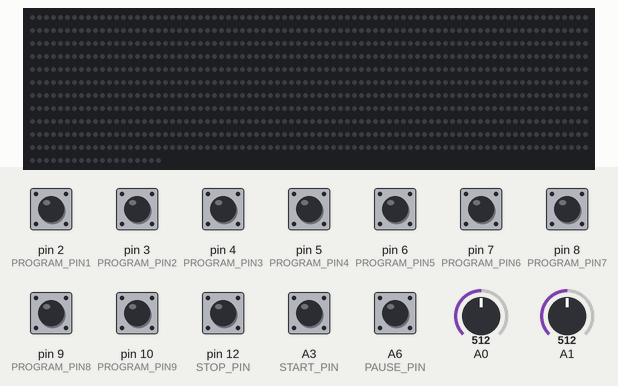
This program was run on a simulated Teensy 4. Parts: 899 RGB LEDs in strip order, left to right, continuing on the next row. The test bench sets the inputs (shaded band); at power-on: A6 (PAUSE_PIN), pin 2 (PROGRAM_PIN1), pin 3 (PROGRAM_PIN2), pin 4 (PROGRAM_PIN3), pin 5 (PROGRAM_PIN4), pin 6 (PROGRAM_PIN5), pin 7 (PROGRAM_PIN6), pin 8 (PROGRAM_PIN7), pin 9 (PROGRAM_PIN8), pin 10 (PROGRAM_PIN9), pin 12 (STOP_PIN) HIGH, A3 (START_PIN) LOW, A0 = 512, A1 = 512. Dim RGB values are drawn brighter than linear.

Above: at 1.2 s.
1.3 s: pin 2 (PROGRAM_PIN1) pulled LOW for 0.15 s
At 2.1 s:
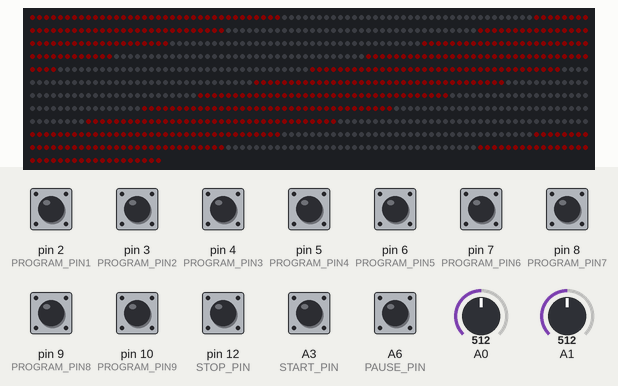
2.9 s: A3 (START_PIN) pulled HIGH for 0.15 s
At 4.0 s:
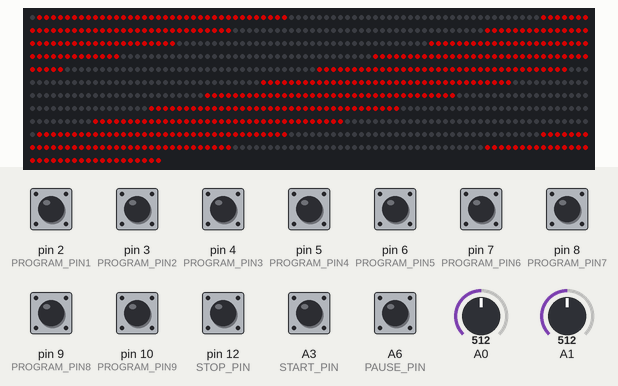
5.6 s: pin 12 (STOP_PIN) pulled LOW for 0.15 s
At 6.6 s:
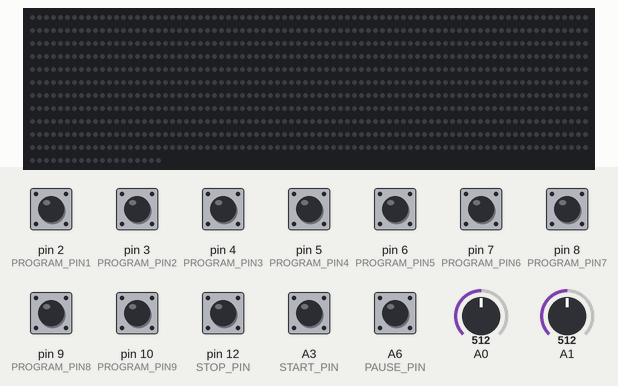
7.2 s: pin 3 (PROGRAM_PIN2) pulled LOW for 0.15 s
At 7.8 s:
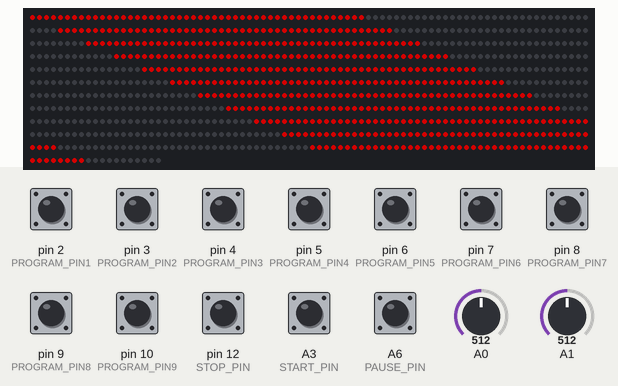
8.8 s: pin 4 (PROGRAM_PIN3) pulled LOW for 0.15 s
At 10.0 s:
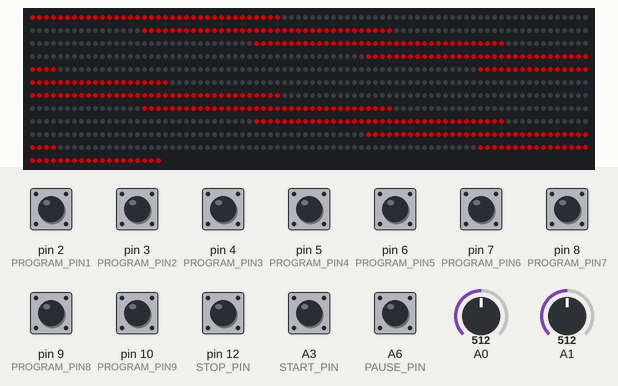
10.4 s: pin 5 (PROGRAM_PIN4) pulled LOW for 0.15 s
At 11.4 s:
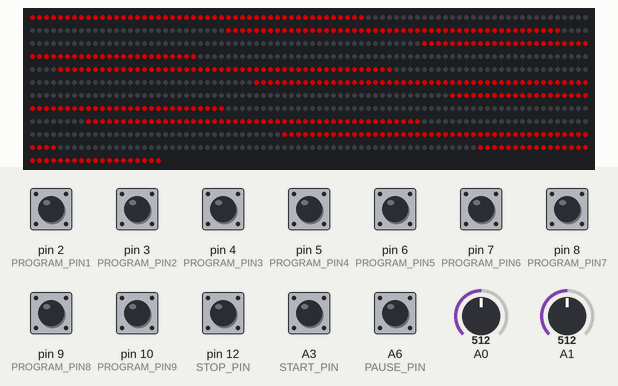
Timing chart, 0 to 13.0 s (numbered marks = the images above; inputs shaded):
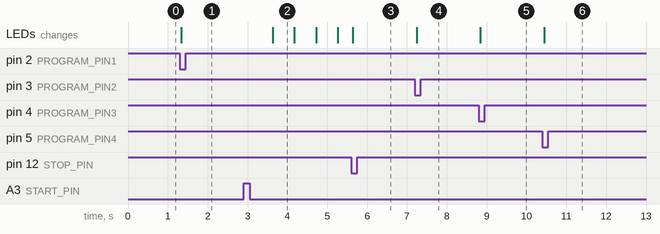

The program:

main.cpp
```cpp
#include <Arduino.h>
#include <Adafruit_NeoPixel.h>
#include <Bounce.h>

#define PROGRAM_PIN1 2
#define PROGRAM_PIN2 3
#define PROGRAM_PIN3 4
#define PROGRAM_PIN4 5
#define PROGRAM_PIN5 6
#define PROGRAM_PIN6 7
#define PROGRAM_PIN7 8
#define PROGRAM_PIN8 9
#define PROGRAM_PIN9 10
#define PAUSE_PIN 20
#define STOP_PIN 12
#define START_PIN 17

#define PIXEL_PIN 19 // Digital IO pin connected to the NeoPixels.

#define PIXEL_COUNT 899


// Pattern types supported:
enum program
{
  NONE,
  PROGRAM1,
  PROGRAM2,
  PROGRAM3,
  PROGRAM4,
  PROGRAM5,
  PROGRAM6,
  PROGRAM7,
  PROGRAM8,
  PROGRAM9
};
// Pattern directions supported:
enum direction
{
  FORWARD,
  REVERSE
};

class NeoPatterns : public Adafruit_NeoPixel
{
public:
  // Member Variables:
  program ActivePattern; // which pattern is running

  unsigned long Interval;   // milliseconds between updates
  unsigned long lastUpdate; // last update of position

  uint32_t Color1, Color2; // What colors are in use
  uint16_t Index;          // current step within the pattern

  void (*OnComplete)(); // Callback on completion of pattern

  bool isOffset = true;
  bool isPixels = false;
  bool *pattern_pointer;
  int currentOffset = 0;
  uint16_t pixel, pixelOffset;

  // Constructor - calls base-class constructor to initialize strip
  NeoPatterns(uint16_t pixels, uint8_t pin, uint8_t type, void (*callback)())
      : Adafruit_NeoPixel(pixels, pin, type)
  {
    pattern_pointer = new bool[numPixels()];
    OnComplete = callback;
  }

  // Update the pattern
  void Update()
  {
    if ((millis() - lastUpdate) > Interval) // time to update
    {
      lastUpdate = millis();
      switch (ActivePattern)
      {
      case PROGRAM1:
        Cycle(36, 36);
        break;
      case PROGRAM2:
        Cycle(48, 36);
        break;
      case PROGRAM3:
        Cycle(36, 60);
        break;
      case PROGRAM4:
        Cycle(48, 60);
        break;
      case PROGRAM5:
        Cycle(60, 60);
        break;
      case PROGRAM6:
        Cycle(48, 84);
        break;
      case PROGRAM7:
        Cycle(60, 84);
        break;
      case PROGRAM8:
        Cycle(72, 84);
        break;
      case PROGRAM9:
        Cycle(60, 108);
        break;
      default:
        break;
      }
    }
  }

  void ShiftArray(int pixels, int pixelOffset)
  {
    int currentColor;
    if (isOffset && currentOffset == pixelOffset)
    {
      currentOffset = 0;
      isOffset = false;
      isPixels = true;
    }
    if (isPixels && currentOffset == pixels)
    {
      currentOffset = 0;
      isOffset = true;
      isPixels = false;
    }

    if (isOffset)
    {
      currentColor = 0;
      currentOffset++;
    }

    if (isPixels)
    {
      currentColor = 1;
      currentOffset++;
    }

    for (int i = numPixels(); i >= 1; i--)
    {
      pattern_pointer[i] = pattern_pointer[i - 1];
    }
    pattern_pointer[0] = currentColor;
  }

  void FillPattern(int pixels, int pixelOffset)
  {
    for (int j = 0; j < numPixels(); j += (pixels + pixelOffset))
    {
      for (int i = 0; i < pixels; i++)
      {
        pattern_pointer[i + j] = 1;
      }
      for (int i = 0; i < pixelOffset; i++)
      {
        pattern_pointer[i + j + pixels] = 0;
      }
    }
  }

  void ShowPattern()
  {
    for (int j = 0; j < numPixels(); j++)
    {
      uint32_t currentColor;
      if (pattern_pointer[j % numPixels()])
      {
        currentColor = Color1;
      }
      else
      {
        currentColor = Color2;
      }
      setPixelColor(j, currentColor);
    }
    show();
  }
  // Cycle through the animation frames
  void Cycle(int pixels, int pixelOffset)
  {
    for (int j = 0; j < numPixels(); j++)
    {
      uint32_t currentColor;
      if (pattern_pointer[j % numPixels()])
      {
        currentColor = Color1;
      }
      else
      {
        currentColor = Color2;
      }
      setPixelColor(j, currentColor);
    }
    ShiftArray(pixels, pixelOffset);
    show();
    if (OnComplete != NULL)
    {
      OnComplete(); // call the completion callback
    }
  }

  // Set all pixels to a color (synchronously)
  void ColorSet(uint32_t color)
  {
    for (int i = 0; i < numPixels(); i++)
    {
      setPixelColor(i, color);
      pattern_pointer[i] = 0;
    }
    show();
  }
};

void ProgramComplete();

// Parameter 1 = number of pixels in strip,  neopixel stick has 8
// Parameter 2 = pin number (most are valid)
// Parameter 3 = pixel type flags, add together as needed:
//   NEO_RGB     Pixels are wired for RGB bitstream
//   NEO_GRB     Pixels are wired for GRB bitstream, correct for neopixel stick
//   NEO_KHZ400  400 KHz bitstream (e.g. FLORA pixels)
//   NEO_KHZ800  800 KHz bitstream (e.g. High Density LED strip), correct for neopixel stick
NeoPatterns Program(PIXEL_COUNT, PIXEL_PIN, NEO_GRB + NEO_KHZ800, &ProgramComplete);

// Deffine buttons used for program selection
Bounce program1Button = Bounce(PROGRAM_PIN1, 10);
Bounce program2Button = Bounce(PROGRAM_PIN2, 10);
Bounce program3Button = Bounce(PROGRAM_PIN3, 10);
Bounce program4Button = Bounce(PROGRAM_PIN4, 10);
Bounce program5Button = Bounce(PROGRAM_PIN5, 10);
Bounce program6Button = Bounce(PROGRAM_PIN6, 10);
Bounce program7Button = Bounce(PROGRAM_PIN7, 10);
Bounce program8Button = Bounce(PROGRAM_PIN8, 10);
Bounce program9Button = Bounce(PROGRAM_PIN9, 10);
Bounce pauseButton = Bounce(PAUSE_PIN, 10);
Bounce stopButton = Bounce(STOP_PIN, 10);
Bounce startButton = Bounce(START_PIN, 10);

program ActiveProgram;

int minDelay = 17;
int analogWait = 0;
bool isOffset = true;
bool isPixels = false;
bool pattern[PIXEL_COUNT];
int currentOffset = 0;
bool stopped = true;
bool paused = false;
int prevColorRead = 0;
int colorRead = 10;
int prevWait = 0;

void ProgramComplete()
{
  if (pauseButton.update())
  {
    if (pauseButton.fallingEdge())
    {
      paused = !paused;
    }
  }
  if (stopButton.update())
  {
    if (stopButton.fallingEdge())
    {
      stopped = true;
      paused = true;
      Program.ActivePattern = NONE;
      Program.ColorSet(Program.Color2);
    }
  }

  // Check for color changes
  int colorIntensity = 0;
  for (size_t i = 0; i < 32; i++)
  {
    colorIntensity += analogRead(1);
  }
  colorRead = ((colorIntensity / 32) >> 2);
  if (colorRead != prevColorRead)
  {
    Program.Color1 = Program.Color(constrain(colorRead, 10, 250), 0, 0);
    prevColorRead = colorRead;
  }

  // Check for speed changes
  for (size_t i = 0; i < 32; i++)
  {
    analogWait += analogRead(0);
  }

  analogWait = analogWait / 32;

  if (analogWait != prevWait)
  {
    Program.Interval = minDelay + analogWait;
    prevWait = analogWait;
  }
}

void setup()
{
  // put your setup code here, to run once:
  pinMode(PROGRAM_PIN1, INPUT_PULLUP);
  pinMode(PROGRAM_PIN2, INPUT_PULLUP);
  pinMode(PROGRAM_PIN3, INPUT_PULLUP);
  pinMode(PROGRAM_PIN4, INPUT_PULLUP);
  pinMode(PROGRAM_PIN5, INPUT_PULLUP);
  pinMode(PROGRAM_PIN6, INPUT_PULLUP);
  pinMode(PROGRAM_PIN7, INPUT_PULLUP);
  pinMode(PROGRAM_PIN8, INPUT_PULLUP);
  pinMode(PROGRAM_PIN9, INPUT_PULLUP);
  pinMode(PAUSE_PIN, INPUT_PULLUP);
  pinMode(STOP_PIN, INPUT_PULLUP);
  Program.begin();
  Program.Color1 = Program.Color(10, 0, 0);
  Program.Color2 = Program.Color(0, 0, 0);
  Program.ColorSet(Program.Color2);
  Program.Interval = 1;
}

void loop()
{

  if (stopButton.update())
  {
    if (stopButton.fallingEdge())
    {
      stopped = true;
      paused = true;
      Program.ActivePattern = NONE;
      Program.ColorSet(Program.Color2);
    }
  }

  if (stopped)
  {
    // Check for the program to run
    if (program1Button.update())
    {
      if (program1Button.fallingEdge())
      {
        Program.ActivePattern = PROGRAM1;
        Program.FillPattern(36, 36);
        paused = true;
        Program.ShowPattern();
      }
    }
    if (program2Button.update())
    {
      if (program2Button.fallingEdge())
      {
        Program.ActivePattern = PROGRAM2;
        Program.FillPattern(48, 36);
        paused = true;
        Program.ShowPattern();
      }
    }
    if (program3Button.update())
    {
      if (program3Button.fallingEdge())
      {
        Program.ActivePattern = PROGRAM3;
        Program.FillPattern(36, 60);
        paused = true;
        Program.ShowPattern();
      }
    }
    if (program4Button.update())
    {
      if (program4Button.fallingEdge())
      {
        Program.ActivePattern = PROGRAM4;
        Program.FillPattern(48, 60);
        paused = true;
        Program.ShowPattern();
      }
    }
    if (program5Button.update())
    {
      if (program5Button.fallingEdge())
      {
        Program.ActivePattern = PROGRAM5;
        Program.FillPattern(60, 60);
        paused = true;
        Program.ShowPattern();
      }
    }
    if (program6Button.update())
    {
      if (program6Button.fallingEdge())
      {
        Program.ActivePattern = PROGRAM6;
        Program.FillPattern(48, 84);
        paused = true;
        Program.ShowPattern();
      }
    }
    if (program7Button.update())
    {
      if (program7Button.fallingEdge())
      {
        Program.ActivePattern = PROGRAM7;
        Program.FillPattern(60, 84);
        paused = true;
        Program.ShowPattern();
      }
    }
    if (program8Button.update())
    {
      if (program8Button.fallingEdge())
      {
        Program.ActivePattern = PROGRAM8;
        Program.FillPattern(72, 84);
        paused = true;
        Program.ShowPattern();
      }
    }
    if (program9Button.update())
    {
      if (program9Button.fallingEdge())
      {
        Program.ActivePattern = PROGRAM9;
        Program.FillPattern(60, 108);
        paused = true;
        Program.ShowPattern();
      }
    }
  }

  if (startButton.update())
  {
    if (startButton.fallingEdge())
    {
      paused = false;
      stopped = false;
    }
  }

  if (stopped == false && pauseButton.update())
  {
    if (pauseButton.fallingEdge())
    {
      paused = !paused;
    }
  }

  if (!paused)
  {
    Program.Update();
  }
}
```

Measured:
- after the input at 1.3 s, the LEDs: change at once (image 1)
- after the input at 2.9 s, the LEDs: change after 0.73 s (image 2)
- after the input at 5.6 s, the LEDs: change at once (image 3)
- after the input at 7.2 s, the LEDs: change at once (image 4)
- after the input at 8.8 s, the LEDs: change at once (image 5)
- after the input at 10.4 s, the LEDs: change at once (image 6)
